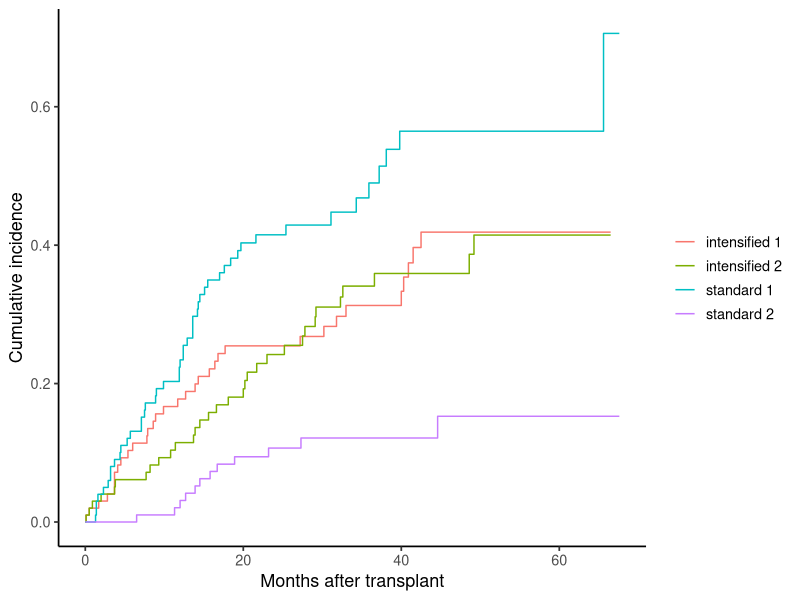

R code for this plot:
#!/usr/bin/env Rscript
# Standalone reproduction. Run inside the pinned pubready container
# (see REPRODUCE.md) from this bundle folder.
suppressPackageStartupMessages({ library(cmprsk); library(ggplot2) })

raw <- read.csv("input_status.csv", check.names = FALSE, stringsAsFactors = FALSE)
tm <- as.numeric(raw[["months"]])
status <- trimws(as.character(raw[["status"]]))
grp <- trimws(as.character(raw[["arm"]]))
ok <- is.finite(tm) & tm >= 0 & !is.na(status) & !is.na(grp)
tm <- tm[ok]; status <- status[ok]; grp <- factor(grp[ok], levels = sort(unique(grp[ok]), method = "radix"))
fit <- cuminc(tm, status, grp, cencode = "0")
if (!is.null(fit$Tests)) print(fit$Tests)
print(timepoints(fit, c(20, 30, 50)))
curves <- NULL
for (nm in setdiff(names(fit), "Tests")) {
  curves <- rbind(curves, data.frame(curve = nm, time = fit[[nm]]$time, est = fit[[nm]]$est))
}
p <- ggplot(curves, aes(time, est, colour = curve)) + geom_path() +
  labs(x = "Months after transplant", y = "Cumulative incidence", colour = NULL) + theme_classic(base_size = 13)
ggsave("figure_status_cif.pdf", p, width = 9.35, height = 5.60)
cat("Reproduced figure.\n")
